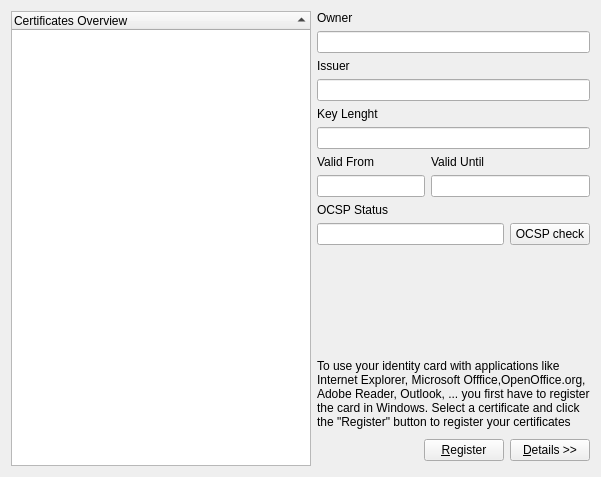
          <widget class="QWidget" name="tabCertificates">
           <property name="focusPolicy">
            <enum>Qt::NoFocus</enum>
           </property>
           <property name="accessibleName">
            <string>Tab Certificates</string>
           </property>
           <attribute name="title">
            <string>&amp;Certificates</string>
           </attribute>
           <layout class="QGridLayout">
            <item row="0" column="0" rowspan="2">
             <widget class="QTreeWidget" name="treeCert">
              <property name="sizePolicy">
               <sizepolicy hsizetype="Expanding" vsizetype="Expanding">
                <horstretch>20</horstretch>
                <verstretch>0</verstretch>
               </sizepolicy>
              </property>
              <property name="minimumSize">
               <size>
                <width>300</width>
                <height>0</height>
               </size>
              </property>
              <property name="sortingEnabled">
               <bool>true</bool>
              </property>
              <column>
               <property name="text">
                <string>Certificates Overview</string>
               </property>
              </column>
             </widget>
            </item>
            <item row="0" column="1">
             <layout class="QGridLayout">
              <item row="0" column="0" colspan="4">
               <widget class="QLabel" name="lblCert_Owner">
                <property name="sizePolicy">
                 <sizepolicy hsizetype="Expanding" vsizetype="Preferred">
                  <horstretch>0</horstretch>
                  <verstretch>0</verstretch>
                 </sizepolicy>
                </property>
                <property name="text">
                 <string>Owner</string>
                </property>
               </widget>
              </item>
              <item row="1" column="0" colspan="4">
               <widget class="QLineEdit" name="txtCert_Owner">
                <property name="readOnly">
                 <bool>true</bool>
                </property>
               </widget>
              </item>
              <item row="2" column="0" colspan="4">
               <widget class="QLabel" name="lblCert_Issuer">
                <property name="sizePolicy">
                 <sizepolicy hsizetype="Expanding" vsizetype="Preferred">
                  <horstretch>0</horstretch>
                  <verstretch>0</verstretch>
                 </sizepolicy>
                </property>
                <property name="text">
                 <string>Issuer</string>
                </property>
               </widget>
              </item>
              <item row="3" column="0" colspan="4">
               <widget class="QLineEdit" name="txtCert_Issuer">
                <property name="readOnly">
                 <bool>true</bool>
                </property>
               </widget>
              </item>
              <item row="4" column="0" colspan="4">
               <widget class="QLabel" name="lblCert_KeyLenght">
                <property name="sizePolicy">
                 <sizepolicy hsizetype="Expanding" vsizetype="Preferred">
                  <horstretch>0</horstretch>
                  <verstretch>0</verstretch>
                 </sizepolicy>
                </property>
                <property name="text">
                 <string>Key Lenght</string>
                </property>
               </widget>
              </item>
              <item row="5" column="0" colspan="4">
               <widget class="QLineEdit" name="txtCert_KeyLenght">
                <property name="styleSheet">
                 <string/>
                </property>
                <property name="readOnly">
                 <bool>true</bool>
                </property>
               </widget>
              </item>
              <item row="6" column="0">
               <widget class="QLabel" name="lblCert_ValidFrom">
                <property name="sizePolicy">
                 <sizepolicy hsizetype="Expanding" vsizetype="Preferred">
                  <horstretch>0</horstretch>
                  <verstretch>0</verstretch>
                 </sizepolicy>
                </property>
                <property name="text">
                 <string>Valid From</string>
                </property>
               </widget>
              </item>
              <item row="6" column="2">
               <widget class="QLabel" name="lblCert_ValidUntil">
                <property name="sizePolicy">
                 <sizepolicy hsizetype="Expanding" vsizetype="Preferred">
                  <horstretch>0</horstretch>
                  <verstretch>0</verstretch>
                 </sizepolicy>
                </property>
                <property name="text">
                 <string>Valid Until</string>
                </property>
               </widget>
              </item>
              <item row="7" column="0" colspan="2">
               <widget class="QLineEdit" name="txtCert_ValidFrom">
                <property name="readOnly">
                 <bool>true</bool>
                </property>
               </widget>
              </item>
              <item row="7" column="2" colspan="2">
               <widget class="QLineEdit" name="txtCert_ValidUntil">
                <property name="readOnly">
                 <bool>true</bool>
                </property>
               </widget>
              </item>
              <item row="8" column="0" colspan="4">
               <widget class="QLabel" name="lblCert_Status">
                <property name="sizePolicy">
                 <sizepolicy hsizetype="Expanding" vsizetype="Preferred">
                  <horstretch>0</horstretch>
                  <verstretch>0</verstretch>
                 </sizepolicy>
                </property>
                <property name="text">
                 <string>OCSP Status</string>
                </property>
               </widget>
              </item>
              <item row="9" column="0" colspan="3">
               <widget class="QLineEdit" name="txtCert_Status">
                <property name="readOnly">
                 <bool>true</bool>
                </property>
               </widget>
              </item>
              <item row="9" column="3">
               <widget class="QPushButton" name="btnOCSPCheck">
                <property name="font">
                 <font/>
                </property>
                <property name="text">
                 <string>OCSP check</string>
                </property>
               </widget>
              </item>
              <item row="10" column="1">
               <spacer>
                <property name="orientation">
                 <enum>Qt::Vertical</enum>
                </property>
                <property name="sizeHint" stdset="0">
                 <size>
                  <width>20</width>
                  <height>108</height>
                 </size>
                </property>
               </spacer>
              </item>
              <item row="11" column="0" colspan="4">
               <widget class="QLabel" name="lblCert_InfoAdd">
                <property name="sizePolicy">
                 <sizepolicy hsizetype="Expanding" vsizetype="Preferred">
                  <horstretch>0</horstretch>
                  <verstretch>0</verstretch>
                 </sizepolicy>
                </property>
                <property name="text">
                 <string>To use your identity card with applications like Internet Explorer, Microsoft Offfice,OpenOffice.org, Adobe Reader, Outlook, ... you first have to register the card in Windows. Select a certificate and click the &quot;Register&quot; button to register your certificates</string>
                </property>
                <property name="wordWrap">
                 <bool>true</bool>
                </property>
               </widget>
              </item>
             </layout>
            </item>
            <item row="1" column="1">
             <layout class="QHBoxLayout">
              <property name="spacing">
               <number>6</number>
              </property>
              <item>
               <spacer>
                <property name="orientation">
                 <enum>Qt::Horizontal</enum>
                </property>
                <property name="sizeHint" stdset="0">
                 <size>
                  <width>20</width>
                  <height>31</height>
                 </size>
                </property>
               </spacer>
              </item>
              <item>
               <widget class="QPushButton" name="btnCert_Register">
                <property name="font">
                 <font/>
                </property>
                <property name="text">
                 <string>&amp;Register</string>
                </property>
               </widget>
              </item>
              <item>
               <widget class="QPushButton" name="btnCert_Details">
                <property name="font">
                 <font/>
                </property>
                <property name="text">
                 <string>&amp;Details &gt;&gt;</string>
                </property>
               </widget>
              </item>
             </layout>
            </item>
           </layout>
          </widget>
